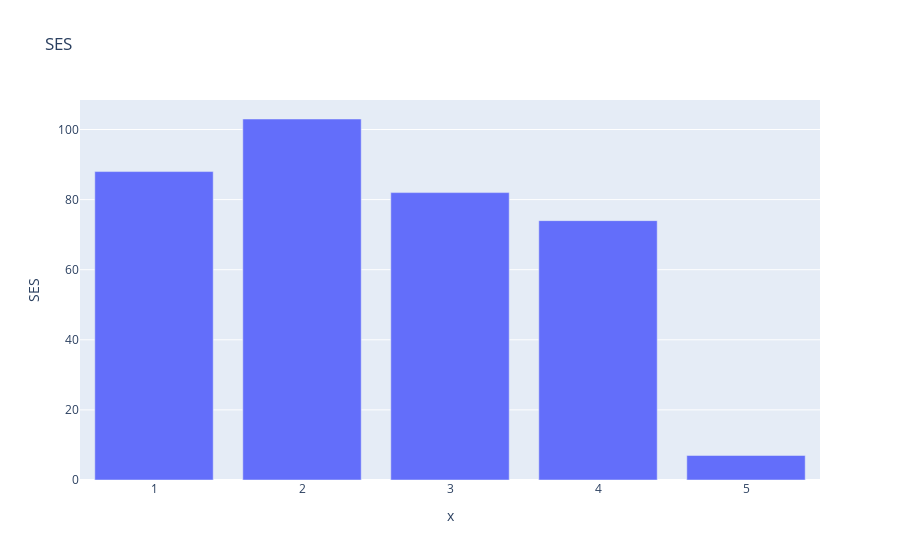

Notebook source saved alongside this figure:
### Markdown cell above
# visualization

### Code cell
px.bar(df['SES'].value_counts(), x=df['SES'].value_counts().index, y='SES', title='SES')

### Figure 1 — Plotly figure (JSON) as saved in the notebook; plotly's stock layout.template omitted (floating-point values rounded to 4 significant figures)
{"data": [{"alignmentgroup": "True", "hovertemplate": "x=%{x}<br>SES=%{y}<extra></extra>", "legendgroup": "", "marker": {"color": "#636efa", "pattern": {"shape": ""}}, "name": "", "offsetgroup": "", "orientation": "v", "showlegend": false, "textposition": "auto", "type": "bar", "x": [2, 1, 3, 4, 5], "xaxis": "x", "y": [103, 88, 82, 74, 7], "yaxis": "y"}], "layout": {"barmode": "relative", "legend": {"tracegroupgap": 0}, "title": {"text": "SES"}, "xaxis": {"anchor": "y", "domain": [0, 1], "title": {"text": "x"}}, "yaxis": {"anchor": "x", "domain": [0, 1], "title": {"text": "SES"}}}}
